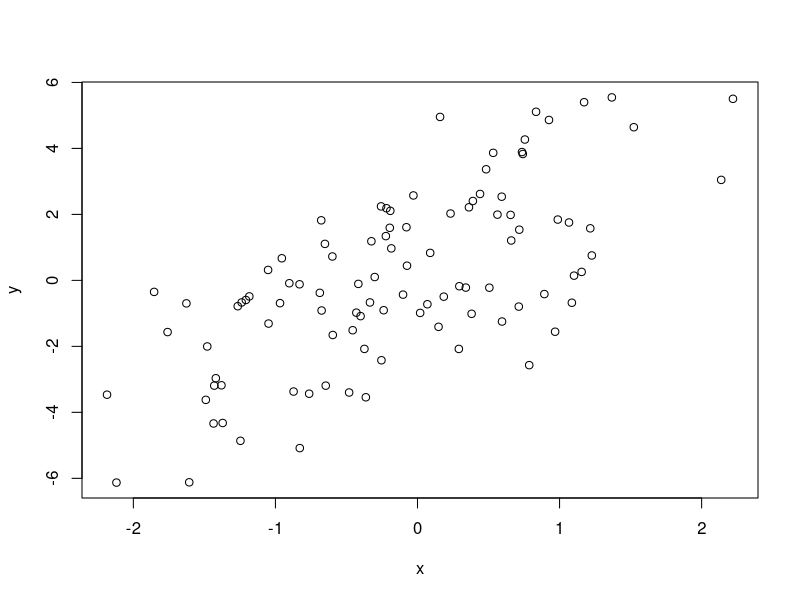
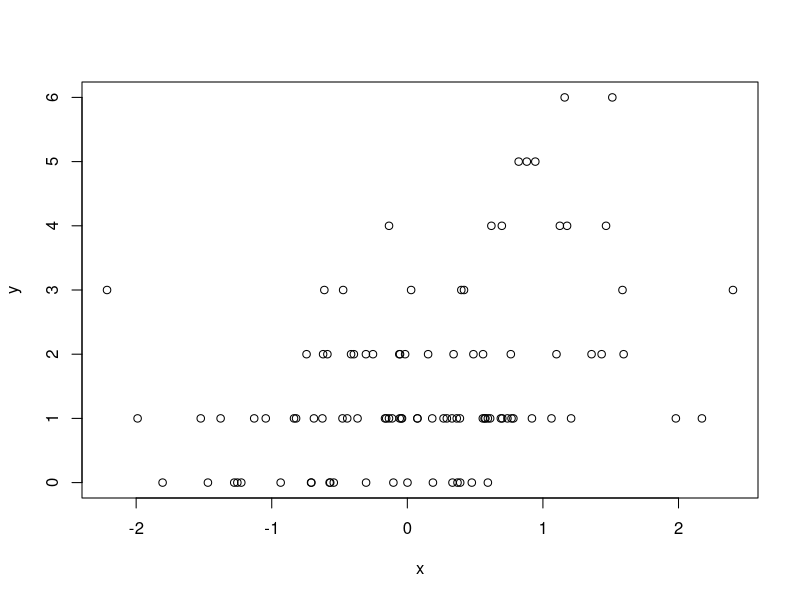

These charts were generated, in order, by the following R code:
## simulation from the linear model y=b0 +b1*x+e, where e=N(0,2^2), x~N(0,1^2), b0=0.5, b1=2
set.seed(10)
x <- rnorm(100)
e <- rnorm(100, mean=0, sd=2)
y <- 0.5 + 2 * x + e
summary(y)
plot(x,y)



## simulation from a Poisson model, where Y~Poisson(mu), log(mu)=b0+b1*x, b0=0.5, b1=0.3
set.seed(1)
x <- rnorm(100)
log.mu <- 0.5 + 0.3* x
y <-rpois(100, exp(log.mu)) ## to get mean, we need to exponentiate
summary(y)
plot(x, y)



## random sampling
set.seed(1)
sample(1:10, 10)   ## without repeat
sample(1:10)    ## permutation
sample(1:10, replace = TRUE) 
